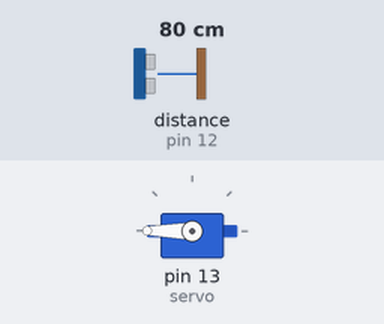
A sketch run on a simulated Arduino Uno, built with avr-gcc and run on an emulated ATmega328P. On the bench: servo. Wiring (inferred from the names in the program): ultrasonic range finder: trigger pin 11; echo pin 12. Inputs (shaded band) come from the test bench; at power-on: distance to the obstacle (sensor on pin 12) 80 cm. The echo pulse lasts 58.3 µs per cm.

Above: at 0.1 s.
At 2.1 s:
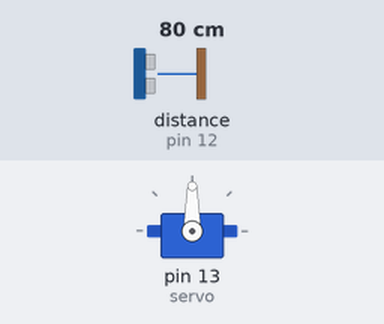
Timing chart, 0 to 3.6 s (numbered marks = the images above):
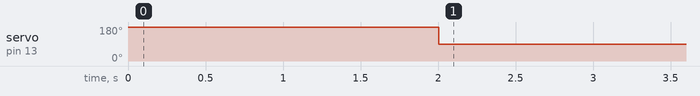

The sketch:

1carparkinggate.ino
```cpp
#include <Servo.h>
Servo servo;


int trigPin = 11;

int echoPin = 12;

// defines variables

long duration;

int distance;


void setup()

{

  servo.attach(13);

  servo.write(180);

 delay(2000);


// Sets the trigPin as an Output

pinMode(trigPin, OUTPUT);

// Sets the echoPin as an Input

pinMode(echoPin, INPUT);

}

void loop()

{

// Clears the trigPin

digitalWrite(trigPin, LOW);

delayMicroseconds(2);

// Sets the trigPin on HIGH state for 10 micro seconds

digitalWrite(trigPin, HIGH);

delayMicroseconds(10);

digitalWrite(trigPin, LOW);

// Reads the echoPin, returns the sound wave travel time in microseconds

duration = pulseIn(echoPin, HIGH);

// Calculating the distance

distance= duration*0.034/2;
// Prints the distance on the Serial Monitor
Serial.print("Distance: ");
Serial.println(distance);
if ( distance <= 25   ) // Change Distance according to Ultrasonic Sensor Placement
 {
servo.write(180);
delay(3000);
 }
else
{
servo.write(90);
 }
}
```

Measured:
- by itself, servo on pin 13 (servo): 180° → 90° at 2.0 s
